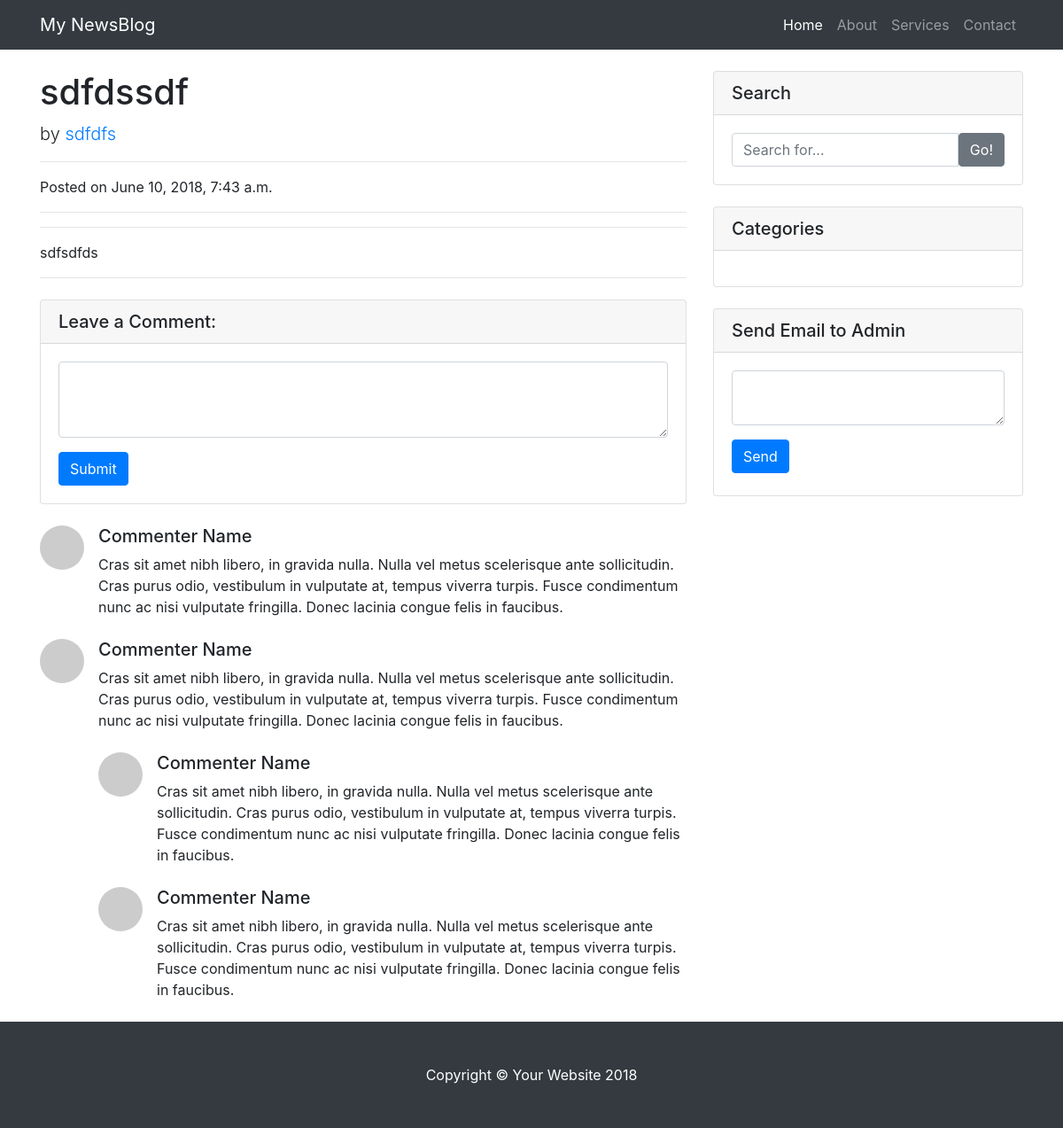
Screenshot of /news/view/1/ with the database file from the repository.
### news/models.py (models this page shows)
class News(models.Model):
    class Meta:
        db_table = 'news'
        default_permissions = ()
    id = models.AutoField(primary_key = True)
    title = models.CharField(max_length = 200, null=True)
    author = models.CharField(max_length = 200, null=True)
    content = models.TextField(null=True)
    synopsis = models.TextField(null=True)
    is_published = models.BooleanField(default=False)
    created_at = models.DateTimeField(auto_now=False, auto_now_add=True)
    updated_at = models.DateTimeField(auto_now=True, auto_now_add=False)
    published_at = models.DateTimeField(null=True)

### news/views.py (the view)
# urls.py: re_path(r'^view/(?P<post_id>[a-z0-9]+)/$', views.view_post, name="view_post"),
def view_post(request, post_id):
    try:
        post = News.objects.filter(is_published=True, id=int(post_id)).first()
        return render(request, 'view_post.html', {'post': post})
    except:
        return JsonResponse({'msg':'Post Not Found'}, status=404)

### news/templates/view_post.html (shortened to what this page needs)
{% extends "base.html" %}
{% load static %}
{% block content %}
<div class="row">
    <div class="col-lg-8">
      <h1 class="mt-4">{{post.title}}</h1>
      <p class="lead">
        by
        <a href="#">{{post.author}}</a>
      </p>
      <hr>
      <p>Posted on {{post.published_at}}</p>
      <hr>
      <hr>
      {{post.content | safe}}
      <hr>
      <div class="card my-4">
        <h5 class="card-header">Leave a Comment:</h5>
        <div class="card-body">
          <form>
            <div class="form-group">
              <textarea class="form-control" rows="3"></textarea>
            </div>
            <button type="submit" class="btn btn-primary">Submit</button>
          </form>
        </div>
      </div>
      <div class="media mb-4">
        <img class="d-flex mr-3 rounded-circle" src="http://placehold.it/50x50" alt="">
        <div class="media-body">
          <h5 class="mt-0">Commenter Name</h5>
          Cras sit amet nibh libero, in gravida nulla. Nulla vel metus scelerisque ante sollicitudin. Cras purus odio, vestibulum in vulputate at, tempus viverra turpis. Fusce condimentum nunc ac nisi vulputate fringilla. Donec lacinia congue felis in faucibus.
        </div>
      </div>
      <div class="media mb-4">
        <img class="d-flex mr-3 rounded-circle" src="http://placehold.it/50x50" alt="">
        <div class="media-body">
          <h5 class="mt-0">Commenter Name</h5>
          Cras sit amet nibh libero, in gravida nulla. Nulla vel metus scelerisque ante sollicitudin. Cras purus odio, vestibulum in vulputate at, tempus viverra turpis. Fusce condimentum nunc ac nisi vulputate fringilla. Donec lacinia congue felis in faucibus.
          <div class="media mt-4">
            <img class="d-flex mr-3 rounded-circle" src="http://placehold.it/50x50" alt="">
            <div class="media-body">
              <h5 class="mt-0">Commenter Name</h5>
              Cras sit amet nibh libero, in gravida nulla. Nulla vel metus scelerisque ante sollicitudin. Cras purus odio, vestibulum in vulputate at, tempus viverra turpis. Fusce condimentum nunc ac nisi vulputate fringilla. Donec lacinia congue felis in faucibus.
            </div>
          </div>
          <div class="media mt-4">
            <img class="d-flex mr-3 rounded-circle" src="http://placehold.it/50x50" alt="">
            <div class="media-body">
              <h5 class="mt-0">Commenter Name</h5>
              Cras sit amet nibh libero, in gravida nulla. Nulla vel metus scelerisque ante sollicitudin. Cras purus odio, vestibulum in vulputate at, tempus viverra turpis. Fusce condimentum nunc ac nisi vulputate fringilla. Donec lacinia congue felis in faucibus.
            </div>
          </div>
        </div>
      </div>
    </div>
    <div class="col-md-4">
      <div class="card my-4">
        <h5 class="card-header">Search</h5>
        <div class="card-body">
          <div class="input-group">
            <input type="text" class="form-control" placeholder="Search for...">
            <span class="input-group-btn">
              <button class="btn btn-secondary" type="button">Go!</button>
            </span>
          </div>
        </div>
      </div>
      <div class="card my-4">
        <h5 class="card-header">Categories</h5>
        <div class="card-body">
        </div>
      </div>
      <div class="card my-4">
        <h5 class="card-header">Send Email to Admin</h5>
        <div class="card-body">
            <form name="email_form" id="email_form" action="/news/email" method="POST">
                <div class="form-group">
                    <textarea class="form-control" type="text" id="email_content" name="email_content" required></textarea>
                </div>
                <button class="btn btn-fw btn-primary pull-right" type="submit" style="margin-bottom: 5px;margin-right: 36px;">Send</button>
            </form>
        </div>
      </div>
    </div>
 </div>
{% endblock content %}

### news/static/css/blog-home.css (style rules this page uses)
body { padding-top: 54px; }
@media (min-width: 992px) { body { padding-top: 56px; } }

### rows the page displays
News: title "sdfdssdf", author "sdfdfs", published_at "June 10, 2018, 7:43 a.m.", content "sdfsdfds"
